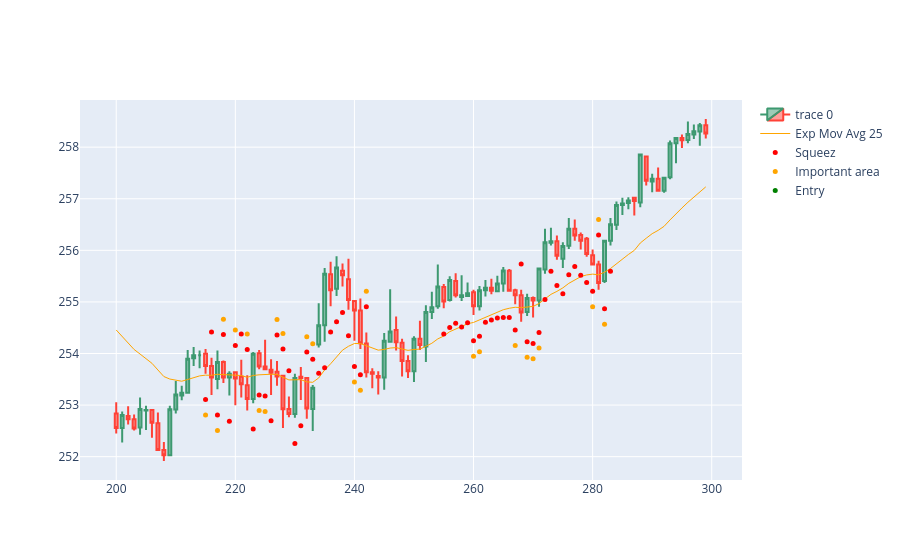

The notebook cell saved with this chart:
### Code cell
import plotly.io as pio
import plotly.graph_objects as go  

dfpl = df[200:300]

fig = go.Figure(
    data=[
        go.Candlestick(
            x=dfpl.index,
            open=dfpl['Open'],
            high=dfpl['High'],
            low=dfpl['Low'],
            close=dfpl['Close']),
        go.Scatter(
            x=dfpl.index, 
            y=dfpl['ema25'],
            line=dict(color='orange', width=1), 
            name="Exp Mov Avg 25")
    ]
)

fig.add_scatter(x=dfpl.index, y=dfpl['squezzeArea'], mode="markers", marker=dict(size=5, color="red"), name="Squeez")
fig.add_scatter(x=dfpl.index, y=dfpl['squeezeCloseToEmaArea'], mode="markers", marker=dict(size=5, color="orange"), name="Important area")
fig.add_scatter(x=dfpl.index, y=dfpl['posibleBreakArea'], mode="markers", marker=dict(size=5, color="green"), name="Entry")

fig.update_layout(xaxis_rangeslider_visible=False)
fig.show()
